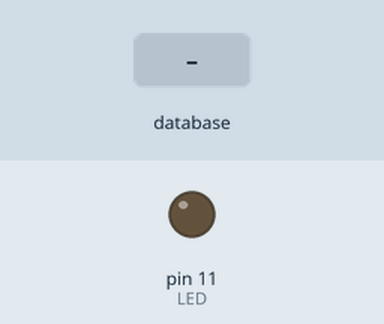
Simulated run of this program. Board: Raspberry Pi (header pin numbers). Parts: output pins drawn as LEDs (lit = HIGH). Inputs (shaded band) come from the test bench. Each call to the cloud database takes 0.3 s, and an entry nobody has set reads as its off value or as empty.

Above: at 1.2 s.
1.3 s: database entry "led" set to "1"
At 2.6 s:
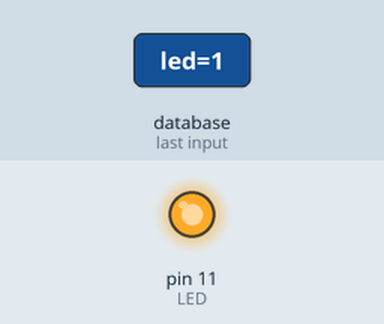
3.0 s: database entry "led" set to "0"
At 3.8 s:
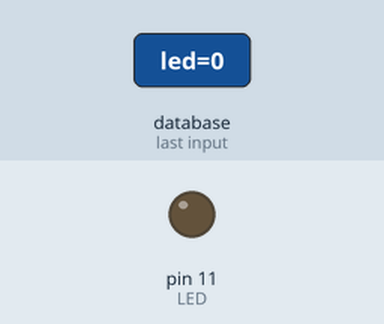
Timing chart, 0 to 6.0 s (numbered marks = the images above; inputs shaded):
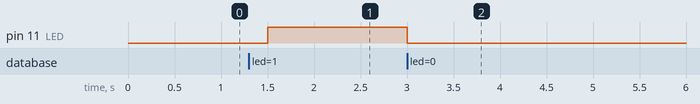

Measured:
- after the input at 1.3 s, pin 11 (LED): LOW → HIGH after 0.20 s
- after the input at 3.0 s, pin 11 (LED): HIGH → LOW at once

The program:

led.py
```python
import RPi.GPIO as GPIO
import time
from firebase import firebase

GPIO.setmode(GPIO.BOARD)

fb = firebase.FirebaseApplication('https://bustop-bc098.firebaseio.com/', None)

LED = 11
GPIO.setup(LED, GPIO.OUT, initial = 0)
try :
    while True :
        if fb.get('/led',"led") == 1 :
            GPIO.output(LED, 1)
            while True:
                if fb.get('/led',"led") == 0 :
                    GPIO.output(LED, 0)
                    break
except KeyboardInterrupt :
    print('end')
    GPIO.cleanup()
```
